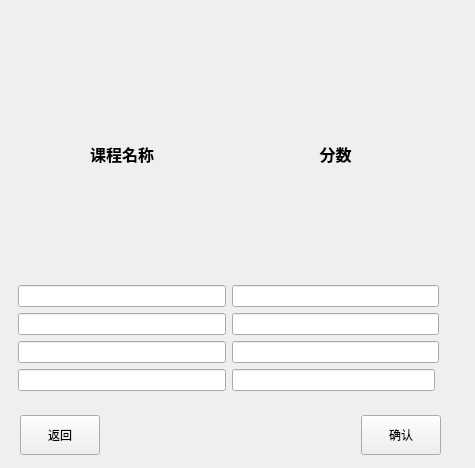
<?xml version="1.0" encoding="UTF-8"?>
<ui version="4.0">
 <class>AddScore</class>
 <widget class="QWidget" name="AddScore">
  <property name="geometry">
   <rect>
    <x>0</x>
    <y>0</y>
    <width>475</width>
    <height>468</height>
   </rect>
  </property>
  <property name="windowTitle">
   <string>Form</string>
  </property>
  <widget class="QWidget" name="">
   <property name="geometry">
    <rect>
     <x>18</x>
     <y>30</y>
     <width>421</width>
     <height>361</height>
    </rect>
   </property>
   <layout class="QVBoxLayout" name="verticalLayout_3" stretch="1,5">
    <item>
     <layout class="QHBoxLayout" name="horizontalLayout">
      <item>
       <widget class="QLabel" name="label_2">
        <property name="font">
         <font>
          <pointsize>12</pointsize>
          <bold>true</bold>
         </font>
        </property>
        <property name="text">
         <string>&lt;html&gt;&lt;head/&gt;&lt;body&gt;&lt;p align=&quot;center&quot;&gt;&lt;span style=&quot; font-weight:700;&quot;&gt;课程名称&lt;/span&gt;&lt;/p&gt;&lt;/body&gt;&lt;/html&gt;</string>
        </property>
       </widget>
      </item>
      <item>
       <widget class="QLabel" name="label">
        <property name="font">
         <font>
          <pointsize>12</pointsize>
          <bold>true</bold>
         </font>
        </property>
        <property name="text">
         <string>&lt;html&gt;&lt;head/&gt;&lt;body&gt;&lt;p align=&quot;center&quot;&gt;&lt;span style=&quot; font-weight:700;&quot;&gt;分数&lt;/span&gt;&lt;/p&gt;&lt;/body&gt;&lt;/html&gt;</string>
        </property>
       </widget>
      </item>
     </layout>
    </item>
    <item>
     <layout class="QHBoxLayout" name="horizontalLayout_2">
      <item>
       <layout class="QVBoxLayout" name="verticalLayout">
        <item>
         <widget class="QLineEdit" name="course1">
          <property name="readOnly">
           <bool>true</bool>
          </property>
         </widget>
        </item>
        <item>
         <widget class="QLineEdit" name="course2">
          <property name="readOnly">
           <bool>true</bool>
          </property>
         </widget>
        </item>
        <item>
         <widget class="QLineEdit" name="course3">
          <property name="readOnly">
           <bool>true</bool>
          </property>
         </widget>
        </item>
        <item>
         <widget class="QLineEdit" name="course4">
          <property name="readOnly">
           <bool>true</bool>
          </property>
         </widget>
        </item>
       </layout>
      </item>
      <item>
       <layout class="QVBoxLayout" name="verticalLayout_2">
        <item>
         <widget class="QLineEdit" name="score1"/>
        </item>
        <item>
         <widget class="QLineEdit" name="score2"/>
        </item>
        <item>
         <widget class="QLineEdit" name="score3">
          <property name="placeholderText">
           <string/>
          </property>
         </widget>
        </item>
        <item alignment="Qt::AlignmentFlag::AlignLeft">
         <widget class="QLineEdit" name="score4">
          <property name="minimumSize">
           <size>
            <width>203</width>
            <height>0</height>
           </size>
          </property>
          <property name="placeholderText">
           <string/>
          </property>
         </widget>
        </item>
       </layout>
      </item>
     </layout>
    </item>
   </layout>
  </widget>
  <widget class="QWidget" name="">
   <property name="geometry">
    <rect>
     <x>20</x>
     <y>410</y>
     <width>421</width>
     <height>51</height>
    </rect>
   </property>
   <layout class="QHBoxLayout" name="horizontalLayout_3">
    <item>
     <widget class="QPushButton" name="Return">
      <property name="minimumSize">
       <size>
        <width>0</width>
        <height>40</height>
       </size>
      </property>
      <property name="text">
       <string>返回</string>
      </property>
     </widget>
    </item>
    <item>
     <spacer name="horizontalSpacer">
      <property name="orientation">
       <enum>Qt::Orientation::Horizontal</enum>
      </property>
      <property name="sizeHint" stdset="0">
       <size>
        <width>40</width>
        <height>20</height>
       </size>
      </property>
     </spacer>
    </item>
    <item>
     <widget class="QPushButton" name="Confirm">
      <property name="minimumSize">
       <size>
        <width>0</width>
        <height>40</height>
       </size>
      </property>
      <property name="text">
       <string>确认</string>
      </property>
     </widget>
    </item>
   </layout>
  </widget>
 </widget>
 <resources/>
 <connections/>
</ui>
